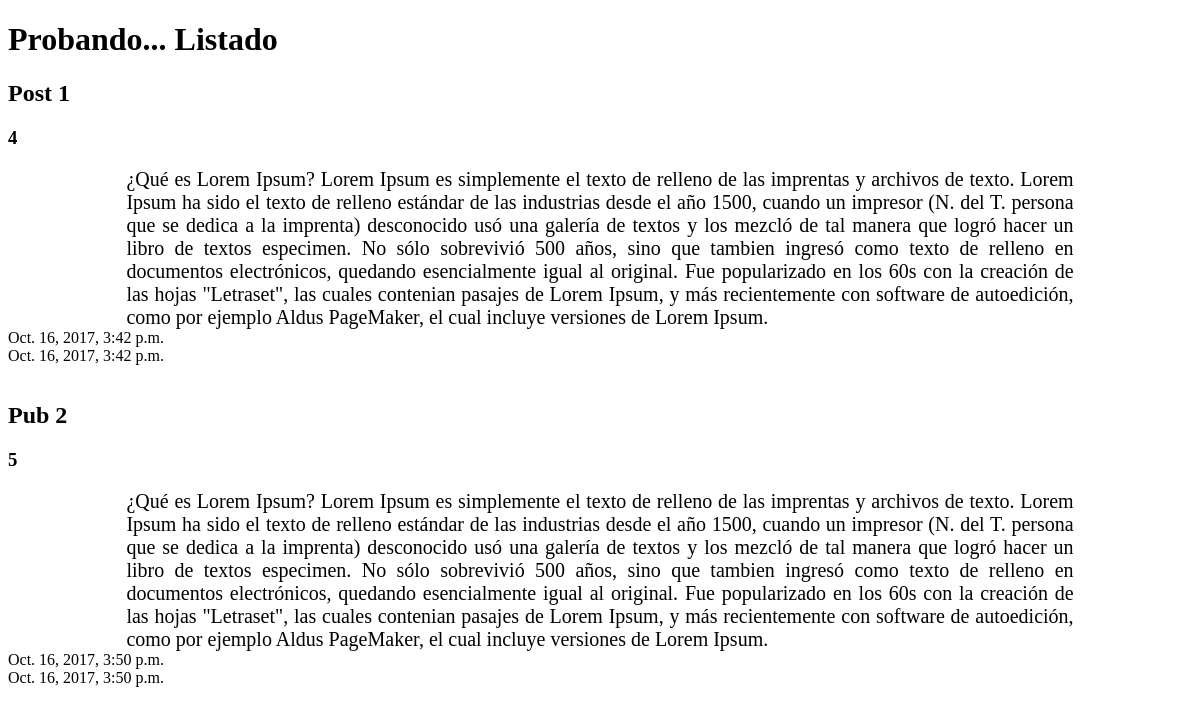
The app's page /posts/, older data.
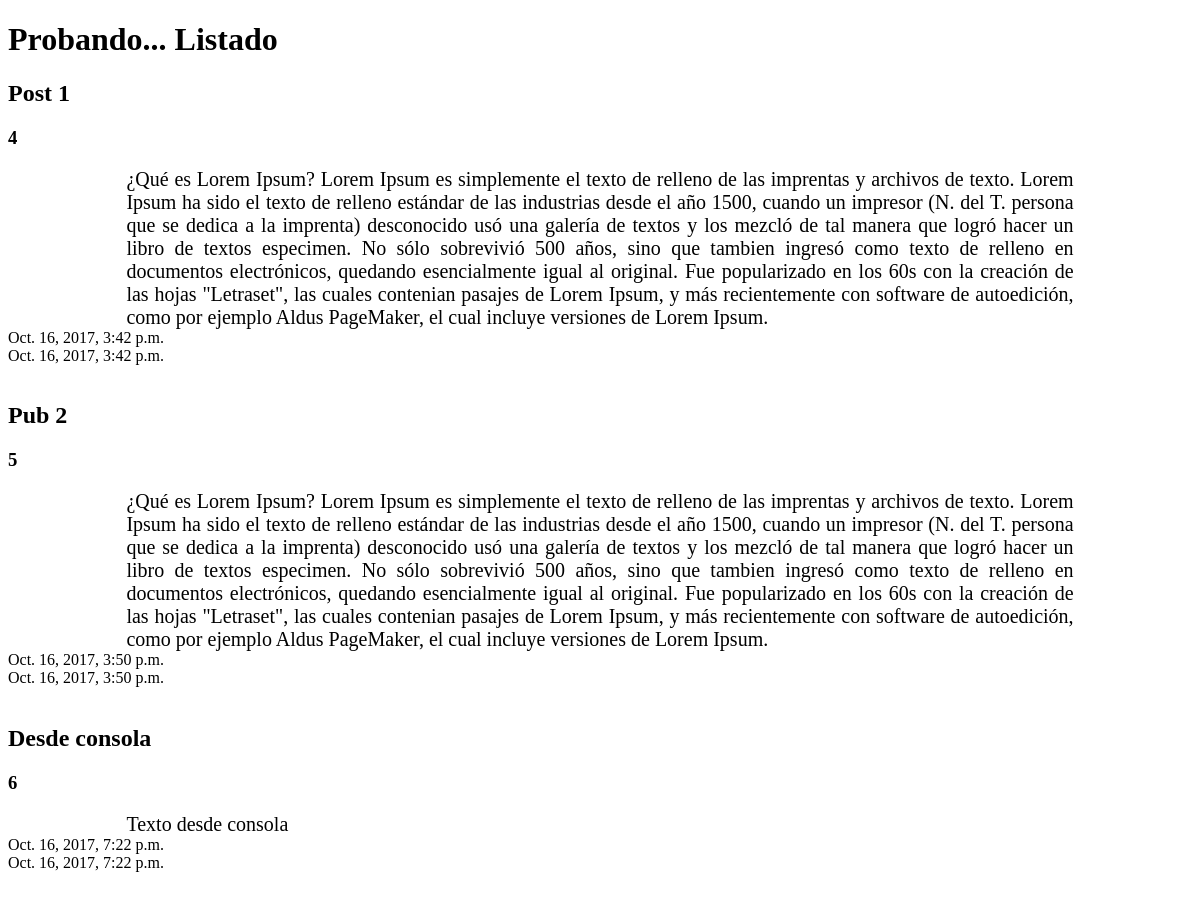
The same page, newer data.
### posts/models.py (models this page shows, shortened)
class Post(models.Model):
  titulo = models.CharField(max_length=150)
  contenido = models.TextField()
  timestamp = models.DateTimeField(auto_now_add=True,auto_now=False)
  actualizado = models.DateTimeField(auto_now_add=False, auto_now=True)

### posts/views.py (the view)
def post_list(request):
  queryset = Post.objects.all()
  context = {
    "titulo": "Listado",
    "objects_list":queryset
  }
  return render(request, "index.html", context)

### templates/index.html (shortened to what this page needs)
<!DOCTYPE html>
<html>
<head>
  <link rel="stylesheet" href="">
</head>
<body>
  <h1>Probando... {{titulo}}</h1>
  {% for obj in objects_list %}
    <h2>{{ obj.titulo }}</h2>
    <h3>{{ obj.id }}</h3>
    <p style="font-size:20px; width:80%; margin:0 auto; text-align:justify">{{ obj.contenido }}</p>
    {{ obj.timestamp }}<br>
    {{ obj.actualizado }}<br><br>
  {% endfor %}
</body>
</html>

Row changes from the older to the newer data that the page shows:
added Post: titulo "Desde consola", id "6", contenido "Texto desde consola", timestamp "Oct. 16, 2017, 7:22 p.m.", actualizado "Oct. 16, 2017, 7:22 p.m."
